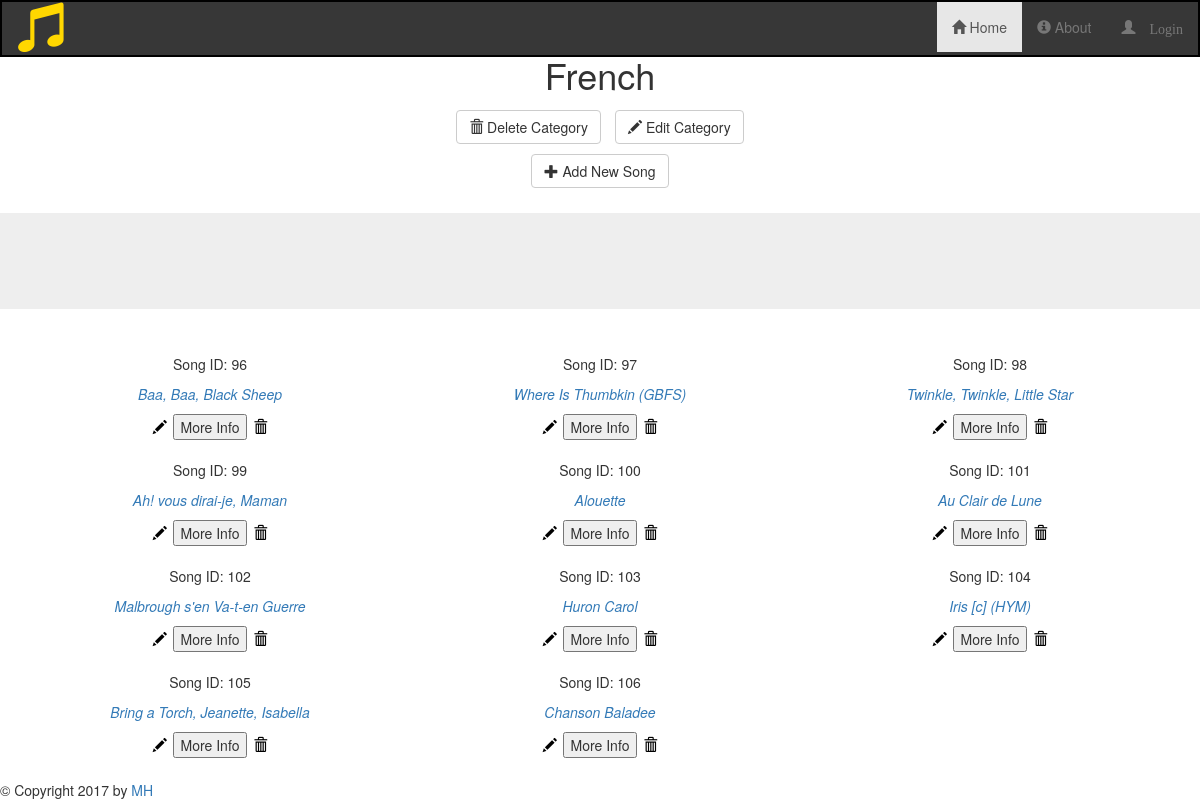
Screenshot of /categories/French/3 with the database file from the repository.
### songsdb_setup.py (models this page shows, shortened)
class Song(Base):
    __tablename__ = 'allsongs'
    id = Column(Integer, primary_key = True)
    name = Column(String, nullable = False)
    key = Column(String, nullable = False)
    year = Column(Integer, nullable = False)
    composer = Column(String, nullable = False)
    bpm = Column(Integer, nullable = False)
    timesig = Column(String, nullable = False)
    source = Column(String, nullable = False)
    category_id = Column(Integer, ForeignKey('category.id'))
    category = relationship(Category)
    user_id = Column(Integer, ForeignKey('user.id'))
    user = relationship(User)

### application.py (the view)
@app.route('/categories/<category>/<int:category_id>')
def showCategorySongs(category, category_id):
    songs = session.query(Song).filter(Song.category_id == category_id).all()
    return render_template('categorysongs.html', songs = songs, category = category, category_id = category_id)

### templates/categorysongs.html (shortened to what this page needs)
{% extends "main.html" %} {% block content %}
<div>
    <div>
        <h1 class='text-center'>{{ category }}</h1>
        <div class="row">
            <div class="col-lg-4 col-lg-offset-4 text-center">
                <a href="{{url_for('deleteCategory', category = category, category_id = category_id) }}">
                    <button class="btn btn-default delete" id="delete-category">
                        <span class="glyphicon glyphicon-trash"></span>  Delete Category
                    </button>
                </a>
                <a href="{{url_for('editCategory', category = category) }}">
                    <button class="btn btn-default delete" id="edit-category">
                        <span class="glyphicon glyphicon-pencil"></span>  Edit Category
                    </button>
                </a>
                <a href="{{url_for('newSong', category = category, category_id = category_id) }}">
                    <button class="btn btn-default" id="add-song">
                        <span class="glyphicon glyphicon-plus"></span>  Add New Song
                    </button>
                </a>
            </div>
        </div>
    </div>
    <br>
    <div class='flash text-center jumbotron'>
    </div>
    <div class='col-lg-12 text-center'>
        {% for i in songs %}
        <div class='col-lg-4 text-center' id="song-label">
            <span><p>Song ID: {{ i.id }}</p><span>
            <span><p><a href= "{{url_for('showSongInfo', category = category, category_id = category_id, song_id = i.id, name = i.name) }}"><i>{{i.name}}</i></a></p></span>
            <a href="{{url_for('editSong', category = category, name = i.name, song_id = i.id) }}">
                    <span class="glyphicon glyphicon-pencil" id="edit-song"></span>
            </a>
            <button id="btn{{ i.id }}" onclick="moreInfo(modal{{i.id}})">More Info</button>
            <a href="{{url_for('deleteSong', category_id = category_id, song_id = i.id) }}">
                    <span class="glyphicon glyphicon-trash" id="delete-song"></span>
            </a>
        </div>
        {% endfor %}
    </div>
</div>
{% endblock %}

### static/styles.css (style rules this page uses)
#delete-song, #edit-song { margin: 2px; color: black; }
.btn { margin: 5px; }
#song-label { margin-top: 10px; padding: 5px; }

### rows the page displays
Song: id "96", name "Baa, Baa, Black Sheep"
Song: id "97", name "Where Is Thumbkin (GBFS)"
Song: id "98", name "Twinkle, Twinkle, Little Star"
Song: id "99", name "Ah! vous dirai-je, Maman"
Song: id "100", name "Alouette"
Song: id "101", name "Au Clair de Lune"
Song: id "102", name "Malbrough s'en Va-t-en Guerre"
Song: id "103", name "Huron Carol"
Song: id "104", name "Iris [c] (HYM)"
Song: id "105", name "Bring a Torch, Jeanette, Isabella"
Song: id "106", name "Chanson Baladee"

### other values shown
{{ category }} "French"
